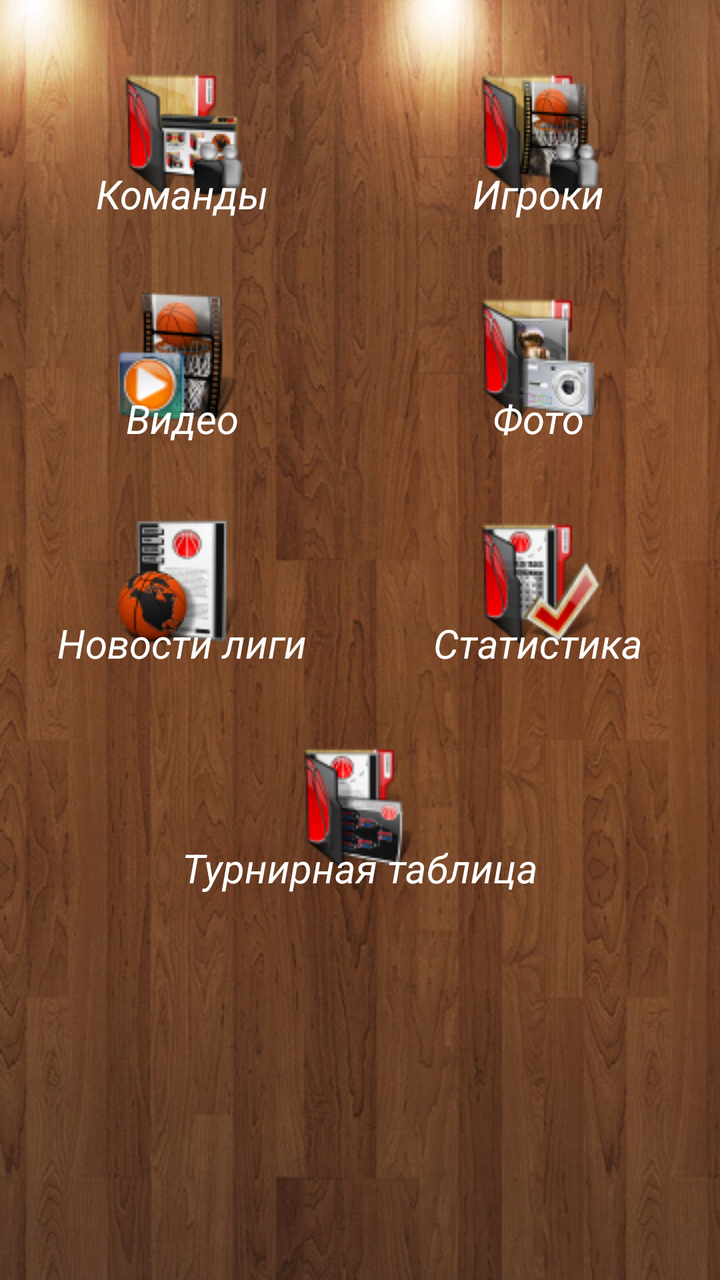
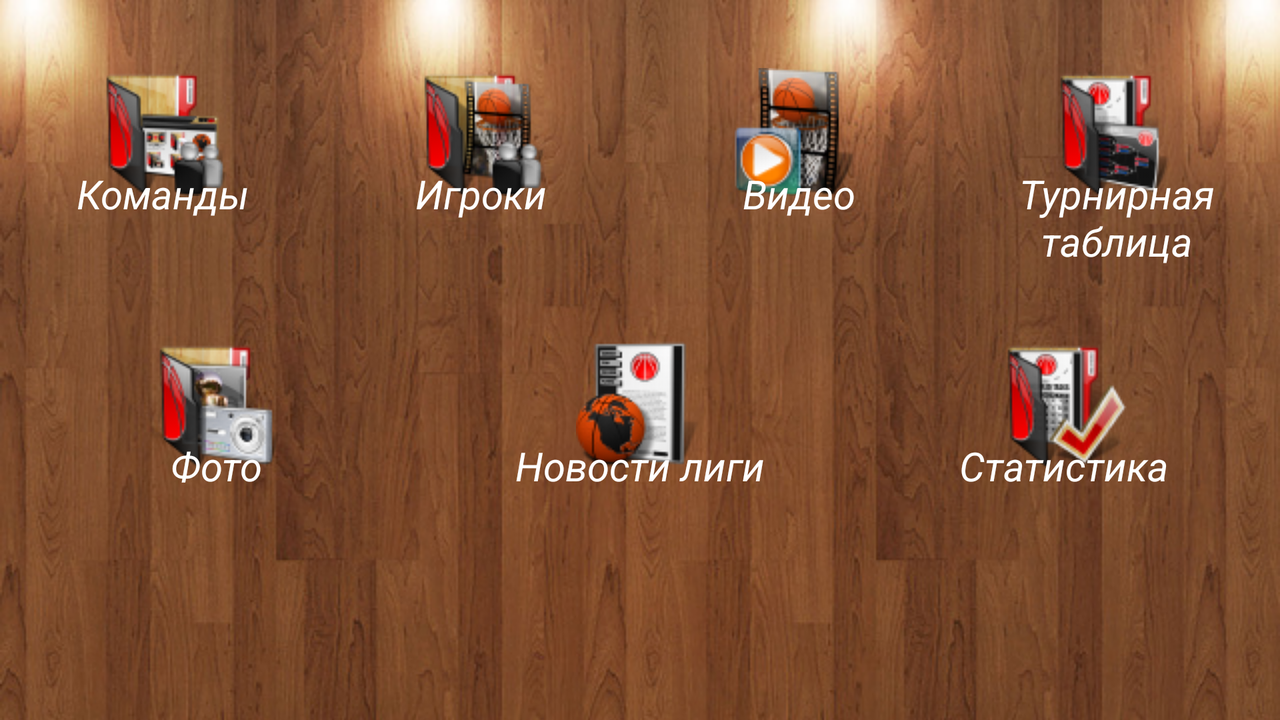

An Android layout and its configuration variant, each rendered on a device that would load it. The default file and the variant file are quoted in full after the pictures.
<!-- AndroidManifest.xml: application theme AppTheme -->
<!-- res/layout/activity_main_menu.xml -->
<?xml version="1.0" encoding="utf-8"?>
<TableLayout xmlns:android="http://schemas.android.com/apk/res/android"
    android:id="@+id/tableLayout1"
    android:layout_width="fill_parent"
    android:layout_height="fill_parent"
    android:background="@drawable/backrepeat" >

    <TableRow
        android:id="@+id/tableRow1"
        android:layout_width="wrap_content"
        android:layout_height="wrap_content"
        android:padding="2dip" >

        <Button
            android:id="@+id/btn_teams"
            android:text="Команды"
            android:drawableTop="@drawable/main_menu_teams_64x64"
            style="@style/DefaultButton" />

        <Button
            android:id="@+id/btn_players"           
            android:drawableTop="@drawable/main_menu_players_64x64"           
            android:text="Игроки"
            style="@style/DefaultButton"
            />
    </TableRow>

    <TableRow
        android:id="@+id/tableRow2"
        android:layout_width="wrap_content"
        android:layout_height="wrap_content"
        android:padding="2dip" >

        <Button
            android:id="@+id/btn_video"           
            android:drawableTop="@drawable/main_menu_video_64x64"           
            android:text="Видео"
            style="@style/DefaultButton"
           />

        <Button
            android:id="@+id/btn_photo"        
            android:drawableTop="@drawable/main_menu_photo_64x64"           
            android:text="Фото"
            style="@style/DefaultButton"
             />
    </TableRow>

    <TableRow
        android:id="@+id/tableRow3"
        android:layout_width="wrap_content"
        android:layout_height="wrap_content"
        android:padding="2dip" >

        <Button
            android:id="@+id/btn_news"         
            android:drawableTop="@drawable/main_menu_news_64x64"           
            android:text="Новости лиги"
            style="@style/DefaultButton"
             />

        <Button
            android:id="@+id/btn_stats"          
            android:drawableTop="@drawable/main_menu_stats_64x64"            
            android:text="Статистика"
            style="@style/DefaultButton"
            />
    </TableRow>

    <TableRow
        android:id="@+id/tableRow4"
        android:layout_width="wrap_content"
        android:layout_height="wrap_content"
        android:padding="2dip" >

        <Button
            android:id="@+id/btn_table"            
            android:drawableTop="@drawable/main_menu_standings_64x64"            
            android:text="Турнирная таблица"
            style="@style/DefaultButton"
            />
    </TableRow>

</TableLayout>
<!-- resources referenced by this layout -->
<resources>
  <!-- drawable backrepeat (drawable) -->
  <bitmap
  xmlns:android="http://schemas.android.com/apk/res/android"
  android:src="@drawable/main_background_parket"
  android:tileMode="repeat"
  android:dither="true" />
  <!-- drawable main_menu_news_64x64: png bitmap (drawable, 7794 bytes) -->
  <!-- drawable main_menu_photo_64x64: png bitmap (drawable, 9085 bytes) -->
  <!-- drawable main_menu_players_64x64: png bitmap (drawable, 9742 bytes) -->
  <!-- drawable main_menu_standings_64x64: png bitmap (drawable, 7383 bytes) -->
  <!-- drawable main_menu_stats_64x64: png bitmap (drawable, 8185 bytes) -->
  <!-- drawable main_menu_teams_64x64: png bitmap (drawable, 8793 bytes) -->
  <!-- drawable main_menu_video_64x64: png bitmap (drawable, 10497 bytes) -->
  <style name="DefaultButton">
          <item name="android:layout_width">0dp</item>   
          <item name="android:layout_height">wrap_content</item>
          <item name="android:layout_weight">.50</item>      
          <item name="android:drawablePadding">-15sp</item>
          <item name="android:paddingTop">32sp</item>
          <item name="android:textColor">#fff</item>
          <item name="android:textSize">20sp</item>
          <item name="android:textStyle">italic</item>  
          <item name="android:background">@android:color/transparent</item>          
       </style>
  <style name="AppTheme" parent="AppBaseTheme">
          
      </style>
  <!-- drawable main_background_parket: jpg bitmap (drawable, 221646 bytes) -->
  <style name="AppBaseTheme" parent="android:Theme.Light">
          
      </style>
</resources>
<!-- res/layout-land/activity_main_menu.xml (the repository's variant of the layout above) -->
<!-- drawn on the phone turned sideways -->
<?xml version="1.0" encoding="utf-8"?>
<TableLayout xmlns:android="http://schemas.android.com/apk/res/android"
    android:id="@+id/tableLayout1"
    android:layout_width="fill_parent"
    android:layout_height="fill_parent"
    android:background="@drawable/backrepeat" >

    <TableRow
        android:id="@+id/tableRow1"
        android:layout_width="wrap_content"
        android:layout_height="wrap_content"
        android:padding="2dip" >

        <Button
            android:id="@+id/btn_teams"
            android:text="Команды"
            android:drawableTop="@drawable/main_menu_teams_64x64"
            style="@style/DefaultButton" />

        <Button
            android:id="@+id/btn_players"           
            android:drawableTop="@drawable/main_menu_players_64x64"           
            android:text="Игроки"
            style="@style/DefaultButton"
            />
        
        <Button
            android:id="@+id/btn_video"           
            android:drawableTop="@drawable/main_menu_video_64x64"           
            android:text="Видео"
            style="@style/DefaultButton"
           />
        
         <Button
            android:id="@+id/btn_table"            
            android:drawableTop="@drawable/main_menu_standings_64x64"            
            android:text="Турнирная таблица"
            style="@style/DefaultButton"
            />
        
    </TableRow>

    <TableRow
        android:id="@+id/tableRow2"
        android:layout_width="wrap_content"
        android:layout_height="wrap_content"
        android:padding="2dip" >

        

        <Button
            android:id="@+id/btn_photo"        
            android:drawableTop="@drawable/main_menu_photo_64x64"           
            android:text="Фото"
            style="@style/DefaultButton"
             />
        
         <Button
            android:id="@+id/btn_news"         
            android:drawableTop="@drawable/main_menu_news_64x64"           
            android:text="Новости лиги"
            style="@style/DefaultButton"
             />

        <Button
            android:id="@+id/btn_stats"          
            android:drawableTop="@drawable/main_menu_stats_64x64"            
            android:text="Статистика"
            style="@style/DefaultButton"
            />
    </TableRow>

   

</TableLayout>
